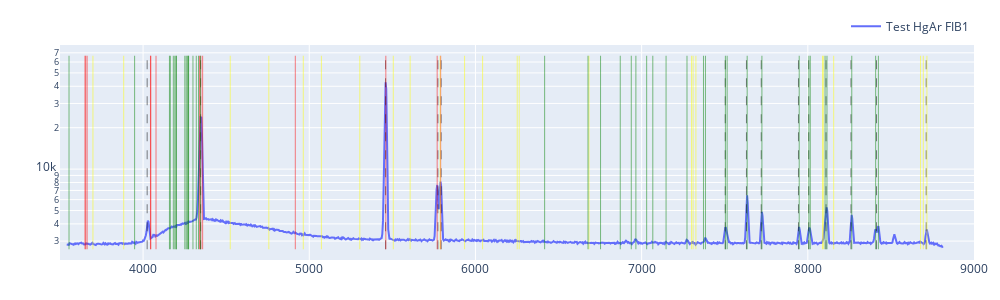

The notebook cell saved with this chart:
### Code cell
import numpy as np
import plotly.graph_objects as go

def to_native_float(a):
    a = np.asarray(a)

    if a.dtype.byteorder not in ("=", "|"):
        a = a.byteswap().view(a.dtype.newbyteorder("="))

    return np.ascontiguousarray(a, dtype=np.float64)

# Convert arrays for Plotly (native endian)
x = to_native_float(solx)
y1 = to_native_float(intellical_near_f1)
y2 = to_native_float(hg_f1)

fig = go.Figure()
# fig.add_trace(go.Scatter(x=x, y=y1, mode="lines", name="Intellical Hg FIB1"))
fig.add_trace(go.Scatter(x=x, y=y2, mode="lines", name="Test HgAr FIB1"))

peaks, _ = find_peaks(hg_f1, height=1000, width=(0, 15), prominence=500)
peaks = refine_peaks(hg_f1, peaks, window_width=5)

ymin = np.nanmin(y1[y1 > 0])
ymax = np.nanmax(y1)

for p in peaks:
    xp = float(x[int(p)])

    fig.add_trace(
        go.Scatter(
            x=[xp, xp],
            y=[ymin, ymax],
            mode="lines",
            line=dict(color="black", width=0.5, dash="dash"),
            hovertemplate=(
                "Peak<br>"
                f"pixel = {p:.2f}<br>"
                "λ = %{x:.2f}<br>"
                "<extra></extra>"
            ),
            showlegend=False
        )
    )

for line in newport_hgar["Wavelength (nm)"]:
    lam = float(line) * 10.0
    fig.add_trace(
        go.Scatter(
            x=[lam, lam],
            y=[ymin, ymax],
            mode="lines",
            line=dict(color="red", width=0.5),
            hovertemplate=(
                "Hg line<br>"
                "λ = %{x:.2f}<br>"
                "<extra></extra>"
            ),
            showlegend=False
        )
    )
for line in newport_hgar["Wavelength (nm)"]:
    lam = float(line) * 10.0 * 2
    fig.add_trace(
        go.Scatter(
            x=[lam, lam],
            y=[ymin, ymax],
            mode="lines",
            line=dict(color="yellow", width=0.5),
            hovertemplate=(
                "Hg 2rd line<br>"
                "λ = %{x:.2f}<br>"
                "<extra></extra>"
            ),
            showlegend=False
        )
    )
for line in newport_ar["Wavelength (nm)"]:
    lam = float(line) * 10.0
    fig.add_trace(
        go.Scatter(
            x=[lam, lam],
            y=[ymin, ymax],
            mode="lines",
            line=dict(color="green", width=0.5),
            hovertemplate=(
                "Ar line<br>"
                "λ = %{x:.2f}<br>"
                "<extra></extra>"
            ),
            showlegend=False
        )
    )

fig.update_layout(
    width=1000,
    height=300,
    yaxis_type="log",
    xaxis_range=[3500, 9000],
    margin=dict(l=60, r=20, t=40, b=40),
    legend=dict(orientation="h", y=1.02, x=1, xanchor="right", yanchor="bottom"),
)

fig.show()

### Figure 1 — Plotly figure (JSON) as saved in the notebook; plotly's stock layout.template omitted (floating-point values rounded to 4 significant figures; data arrays with more than 128 entries replaced by an {"elided": "..."} marker saying what was removed)
{"data": [{"mode": "lines", "name": "Test HgAr FIB1", "type": "scatter", "x": {"elided": "1340 float values"}, "y": {"elided": "1340 float values"}}, {"hovertemplate": "Peak<br>pixel = 117.98<br>λ = %{x:.2f}<br><extra></extra>", "line": {"color": "black", "dash": "dash", "width": 0.5}, "mode": "lines", "showlegend": false, "type": "scatter", "x": [4024.0, 4024.0], "y": [2617.0, 66660.0]}, {"hovertemplate": "Peak<br>pixel = 196.31<br>λ = %{x:.2f}<br><extra></extra>", "line": {"color": "black", "dash": "dash", "width": 0.5}, "mode": "lines", "showlegend": false, "type": "scatter", "x": [4346.0, 4346.0], "y": [2617.0, 66660.0]}, {"hovertemplate": "Peak<br>pixel = 475.19<br>λ = %{x:.2f}<br><extra></extra>", "line": {"color": "black", "dash": "dash", "width": 0.5}, "mode": "lines", "showlegend": false, "type": "scatter", "x": [5459.0, 5459.0], "y": [2617.0, 66660.0]}, {"hovertemplate": "Peak<br>pixel = 555.10<br>λ = %{x:.2f}<br><extra></extra>", "line": {"color": "black", "dash": "dash", "width": 0.5}, "mode": "lines", "showlegend": false, "type": "scatter", "x": [5774.0, 5774.0], "y": [2617.0, 66660.0]}, {"hovertemplate": "Peak<br>pixel = 560.20<br>λ = %{x:.2f}<br><extra></extra>", "line": {"color": "black", "dash": "dash", "width": 0.5}, "mode": "lines", "showlegend": false, "type": "scatter", "x": [5794.0, 5794.0], "y": [2617.0, 66660.0]}, {"hovertemplate": "Peak<br>pixel = 999.73<br>λ = %{x:.2f}<br><extra></extra>", "line": {"color": "black", "dash": "dash", "width": 0.5}, "mode": "lines", "showlegend": false, "type": "scatter", "x": [7503.0, 7503.0], "y": [2617.0, 66660.0]}, {"hovertemplate": "Peak<br>pixel = 1032.83<br>λ = %{x:.2f}<br><extra></extra>", "line": {"color": "black", "dash": "dash", "width": 0.5}, "mode": "lines", "showlegend": false, "type": "scatter", "x": [7631.0, 7631.0], "y": [2617.0, 66660.0]}, {"hovertemplate": "Peak<br>pixel = 1055.89<br>λ = %{x:.2f}<br><extra></extra>", "line": {"color": "black", "dash": "dash", "width": 0.5}, "mode": "lines", "showlegend": false, "type": "scatter", "x": [7720.0, 7720.0], "y": [2617.0, 66660.0]}, {"hovertemplate": "Peak<br>pixel = 1113.81<br>λ = %{x:.2f}<br><extra></extra>", "line": {"color": "black", "dash": "dash", "width": 0.5}, "mode": "lines", "showlegend": false, "type": "scatter", "x": [7944.0, 7944.0], "y": [2617.0, 66660.0]}, {"hovertemplate": "Peak<br>pixel = 1129.96<br>λ = %{x:.2f}<br><extra></extra>", "line": {"color": "black", "dash": "dash", "width": 0.5}, "mode": "lines", "showlegend": false, "type": "scatter", "x": [8005.0, 8005.0], "y": [2617.0, 66660.0]}, {"hovertemplate": "Peak<br>pixel = 1156.56<br>λ = %{x:.2f}<br><extra></extra>", "line": {"color": "black", "dash": "dash", "width": 0.5}, "mode": "lines", "showlegend": false, "type": "scatter", "x": [8110.0, 8110.0], "y": [2617.0, 66660.0]}, {"hovertemplate": "Peak<br>pixel = 1195.92<br>λ = %{x:.2f}<br><extra></extra>", "line": {"color": "black", "dash": "dash", "width": 0.5}, "mode": "lines", "showlegend": false, "type": "scatter", "x": [8260.0, 8260.0], "y": [2617.0, 66660.0]}, {"hovertemplate": "Peak<br>pixel = 1235.81<br>λ = %{x:.2f}<br><extra></extra>", "line": {"color": "black", "dash": "dash", "width": 0.5}, "mode": "lines", "showlegend": false, "type": "scatter", "x": [8413.0, 8413.0], "y": [2617.0, 66660.0]}, {"hovertemplate": "Peak<br>pixel = 1313.81<br>λ = %{x:.2f}<br><extra></extra>", "line": {"color": "black", "dash": "dash", "width": 0.5}, "mode": "lines", "showlegend": false, "type": "scatter", "x": [8712.0, 8712.0], "y": [2617.0, 66660.0]}, {"hovertemplate": "Hg line<br>λ = %{x:.2f}<br><extra></extra>", "line": {"color": "red", "width": 0.5}, "mode": "lines", "showlegend": false, "type": "scatter", "x": [1849.0, 1849.0], "y": [2617.0, 66660.0]}, {"hovertemplate": "Hg line<br>λ = %{x:.2f}<br><extra></extra>", "line": {"color": "red", "width": 0.5}, "mode": "lines", "showlegend": false, "type": "scatter", "x": [1942.0, 1942.0], "y": [2617.0, 66660.0]}, {"hovertemplate": "Hg line<br>λ = %{x:.2f}<br><extra></extra>", "line": {"color": "red", "width": 0.5}, "mode": "lines", "showlegend": false, "type": "scatter", "x": [2262.0, 2262.0], "y": [2617.0, 66660.0]}, {"hovertemplate": "Hg line<br>λ = %{x:.2f}<br><extra></extra>", "line": {"color": "red", "width": 0.5}, "mode": "lines", "showlegend": false, "type": "scatter", "x": [2378.0, 2378.0], "y": [2617.0, 66660.0]}, {"hovertemplate": "Hg line<br>λ = %{x:.2f}<br><extra></extra>", "line": {"color": "red", "width": 0.5}, "mode": "lines", "showlegend": false, "type": "scatter", "x": [2482, 2482], "y": [2617.0, 66660.0]}, {"hovertemplate": "Hg line<br>λ = %{x:.2f}<br><extra></extra>", "line": {"color": "red", "width": 0.5}, "mode": "lines", "showlegend": false, "type": "scatter", "x": [2536.0, 2536.0], "y": [2617.0, 66660.0]}, {"hovertemplate": "Hg line<br>λ = %{x:.2f}<br><extra></extra>", "line": {"color": "red", "width": 0.5}, "mode": "lines", "showlegend": false, "type": "scatter", "x": [2652, 2652], "y": [2617.0, 66660.0]}, {"hovertemplate": "Hg line<br>λ = %{x:.2f}<br><extra></extra>", "line": {"color": "red", "width": 0.5}, "mode": "lines", "showlegend": false, "type": "scatter", "x": [2753.0, 2753.0], "y": [2617.0, 66660.0]}, {"hovertemplate": "Hg line<br>λ = %{x:.2f}<br><extra></extra>", "line": {"color": "red", "width": 0.5}, "mode": "lines", "showlegend": false, "type": "scatter", "x": [2804.0, 2804.0], "y": [2617.0, 66660.0]}, {"hovertemplate": "Hg line<br>λ = %{x:.2f}<br><extra></extra>", "line": {"color": "red", "width": 0.5}, "mode": "lines", "showlegend": false, "type": "scatter", "x": [2894.0, 2894.0], "y": [2617.0, 66660.0]}, {"hovertemplate": "Hg line<br>λ = %{x:.2f}<br><extra></extra>", "line": {"color": "red", "width": 0.5}, "mode": "lines", "showlegend": false, "type": "scatter", "x": [2967.0, 2967.0], "y": [2617.0, 66660.0]}, {"hovertemplate": "Hg line<br>λ = %{x:.2f}<br><extra></extra>", "line": {"color": "red", "width": 0.5}, "mode": "lines", "showlegend": false, "type": "scatter", "x": [3022.0, 3022.0], "y": [2617.0, 66660.0]}, {"hovertemplate": "Hg line<br>λ = %{x:.2f}<br><extra></extra>", "line": {"color": "red", "width": 0.5}, "mode": "lines", "showlegend": false, "type": "scatter", "x": [3126.0, 3126.0], "y": [2617.0, 66660.0]}, {"hovertemplate": "Hg line<br>λ = %{x:.2f}<br><extra></extra>", "line": {"color": "red", "width": 0.5}, "mode": "lines", "showlegend": false, "type": "scatter", "x": [3132.0, 3132.0], "y": [2617.0, 66660.0]}, {"hovertemplate": "Hg line<br>λ = %{x:.2f}<br><extra></extra>", "line": {"color": "red", "width": 0.5}, "mode": "lines", "showlegend": false, "type": "scatter", "x": [3342.0, 3342.0], "y": [2617.0, 66660.0]}, {"hovertemplate": "Hg line<br>λ = %{x:.2f}<br><extra></extra>", "line": {"color": "red", "width": 0.5}, "mode": "lines", "showlegend": false, "type": "scatter", "x": [3650.0, 3650.0], "y": [2617.0, 66660.0]}, {"hovertemplate": "Hg line<br>λ = %{x:.2f}<br><extra></extra>", "line": {"color": "red", "width": 0.5}, "mode": "lines", "showlegend": false, "type": "scatter", "x": [3655.0, 3655.0], "y": [2617.0, 66660.0]}, {"hovertemplate": "Hg line<br>λ = %{x:.2f}<br><extra></extra>", "line": {"color": "red", "width": 0.5}, "mode": "lines", "showlegend": false, "type": "scatter", "x": [3663.0, 3663.0], "y": [2617.0, 66660.0]}, {"hovertemplate": "Hg line<br>λ = %{x:.2f}<br><extra></extra>", "line": {"color": "red", "width": 0.5}, "mode": "lines", "showlegend": false, "type": "scatter", "x": [4044.0, 4044.0], "y": [2617.0, 66660.0]}, {"hovertemplate": "Hg line<br>λ = %{x:.2f}<br><extra></extra>", "line": {"color": "red", "width": 0.5}, "mode": "lines", "showlegend": false, "type": "scatter", "x": [4047.0, 4047.0], "y": [2617.0, 66660.0]}, {"hovertemplate": "Hg line<br>λ = %{x:.2f}<br><extra></extra>", "line": {"color": "red", "width": 0.5}, "mode": "lines", "showlegend": false, "type": "scatter", "x": [4078.0, 4078.0], "y": [2617.0, 66660.0]}, {"hovertemplate": "Hg line<br>λ = %{x:.2f}<br><extra></extra>", "line": {"color": "red", "width": 0.5}, "mode": "lines", "showlegend": false, "type": "scatter", "x": [4339.0, 4339.0], "y": [2617.0, 66660.0]}, {"hovertemplate": "Hg line<br>λ = %{x:.2f}<br><extra></extra>", "line": {"color": "red", "width": 0.5}, "mode": "lines", "showlegend": false, "type": "scatter", "x": [4348.0, 4348.0], "y": [2617.0, 66660.0]}, {"hovertemplate": "Hg line<br>λ = %{x:.2f}<br><extra></extra>", "line": {"color": "red", "width": 0.5}, "mode": "lines", "showlegend": false, "type": "scatter", "x": [4358.0, 4358.0], "y": [2617.0, 66660.0]}, {"hovertemplate": "Hg line<br>λ = %{x:.2f}<br><extra></extra>", "line": {"color": "red", "width": 0.5}, "mode": "lines", "showlegend": false, "type": "scatter", "x": [4916, 4916], "y": [2617.0, 66660.0]}, {"hovertemplate": "Hg line<br>λ = %{x:.2f}<br><extra></extra>", "line": {"color": "red", "width": 0.5}, "mode": "lines", "showlegend": false, "type": "scatter", "x": [5461.0, 5461.0], "y": [2617.0, 66660.0]}, {"hovertemplate": "Hg line<br>λ = %{x:.2f}<br><extra></extra>", "line": {"color": "red", "width": 0.5}, "mode": "lines", "showlegend": false, "type": "scatter", "x": [5770.0, 5770.0], "y": [2617.0, 66660.0]}, {"hovertemplate": "Hg line<br>λ = %{x:.2f}<br><extra></extra>", "line": {"color": "red", "width": 0.5}, "mode": "lines", "showlegend": false, "type": "scatter", "x": [5791.0, 5791.0], "y": [2617.0, 66660.0]}, {"hovertemplate": "Hg 2rd line<br>λ = %{x:.2f}<br><extra></extra>", "line": {"color": "yellow", "width": 0.5}, "mode": "lines", "showlegend": false, "type": "scatter", "x": [3698.0, 3698.0], "y": [2617.0, 66660.0]}, {"hovertemplate": "Hg 2rd line<br>λ = %{x:.2f}<br><extra></extra>", "line": {"color": "yellow", "width": 0.5}, "mode": "lines", "showlegend": false, "type": "scatter", "x": [3883.0, 3883.0], "y": [2617.0, 66660.0]}, {"hovertemplate": "Hg 2rd line<br>λ = %{x:.2f}<br><extra></extra>", "line": {"color": "yellow", "width": 0.5}, "mode": "lines", "showlegend": false, "type": "scatter", "x": [4524.0, 4524.0], "y": [2617.0, 66660.0]}, {"hovertemplate": "Hg 2rd line<br>λ = %{x:.2f}<br><extra></extra>", "line": {"color": "yellow", "width": 0.5}, "mode": "lines", "showlegend": false, "type": "scatter", "x": [4757.0, 4757.0], "y": [2617.0, 66660.0]}, {"hovertemplate": "Hg 2rd line<br>λ = %{x:.2f}<br><extra></extra>", "line": {"color": "yellow", "width": 0.5}, "mode": "lines", "showlegend": false, "type": "scatter", "x": [4964, 4964], "y": [2617.0, 66660.0]}, {"hovertemplate": "Hg 2rd line<br>λ = %{x:.2f}<br><extra></extra>", "line": {"color": "yellow", "width": 0.5}, "mode": "lines", "showlegend": false, "type": "scatter", "x": [5073, 5073], "y": [2617.0, 66660.0]}, {"hovertemplate": "Hg 2rd line<br>λ = %{x:.2f}<br><extra></extra>", "line": {"color": "yellow", "width": 0.5}, "mode": "lines", "showlegend": false, "type": "scatter", "x": [5304, 5304], "y": [2617.0, 66660.0]}, {"hovertemplate": "Hg 2rd line<br>λ = %{x:.2f}<br><extra></extra>", "line": {"color": "yellow", "width": 0.5}, "mode": "lines", "showlegend": false, "type": "scatter", "x": [5506.0, 5506.0], "y": [2617.0, 66660.0]}, {"hovertemplate": "Hg 2rd line<br>λ = %{x:.2f}<br><extra></extra>", "line": {"color": "yellow", "width": 0.5}, "mode": "lines", "showlegend": false, "type": "scatter", "x": [5607, 5607], "y": [2617.0, 66660.0]}, {"hovertemplate": "Hg 2rd line<br>λ = %{x:.2f}<br><extra></extra>", "line": {"color": "yellow", "width": 0.5}, "mode": "lines", "showlegend": false, "type": "scatter", "x": [5787.0, 5787.0], "y": [2617.0, 66660.0]}, {"hovertemplate": "Hg 2rd line<br>λ = %{x:.2f}<br><extra></extra>", "line": {"color": "yellow", "width": 0.5}, "mode": "lines", "showlegend": false, "type": "scatter", "x": [5935.0, 5935.0], "y": [2617.0, 66660.0]}, {"hovertemplate": "Hg 2rd line<br>λ = %{x:.2f}<br><extra></extra>", "line": {"color": "yellow", "width": 0.5}, "mode": "lines", "showlegend": false, "type": "scatter", "x": [6043, 6043], "y": [2617.0, 66660.0]}, {"hovertemplate": "Hg 2rd line<br>λ = %{x:.2f}<br><extra></extra>", "line": {"color": "yellow", "width": 0.5}, "mode": "lines", "showlegend": false, "type": "scatter", "x": [6251.0, 6251.0], "y": [2617.0, 66660.0]}, {"hovertemplate": "Hg 2rd line<br>λ = %{x:.2f}<br><extra></extra>", "line": {"color": "yellow", "width": 0.5}, "mode": "lines", "showlegend": false, "type": "scatter", "x": [6263.0, 6263.0], "y": [2617.0, 66660.0]}, {"hovertemplate": "Hg 2rd line<br>λ = %{x:.2f}<br><extra></extra>", "line": {"color": "yellow", "width": 0.5}, "mode": "lines", "showlegend": false, "type": "scatter", "x": [6683, 6683], "y": [2617.0, 66660.0]}, {"hovertemplate": "Hg 2rd line<br>λ = %{x:.2f}<br><extra></extra>", "line": {"color": "yellow", "width": 0.5}, "mode": "lines", "showlegend": false, "type": "scatter", "x": [7300.0, 7300.0], "y": [2617.0, 66660.0]}, {"hovertemplate": "Hg 2rd line<br>λ = %{x:.2f}<br><extra></extra>", "line": {"color": "yellow", "width": 0.5}, "mode": "lines", "showlegend": false, "type": "scatter", "x": [7310.0, 7310.0], "y": [2617.0, 66660.0]}, {"hovertemplate": "Hg 2rd line<br>λ = %{x:.2f}<br><extra></extra>", "line": {"color": "yellow", "width": 0.5}, "mode": "lines", "showlegend": false, "type": "scatter", "x": [7327.0, 7327.0], "y": [2617.0, 66660.0]}, {"hovertemplate": "Hg 2rd line<br>λ = %{x:.2f}<br><extra></extra>", "line": {"color": "yellow", "width": 0.5}, "mode": "lines", "showlegend": false, "type": "scatter", "x": [8089.0, 8089.0], "y": [2617.0, 66660.0]}, {"hovertemplate": "Hg 2rd line<br>λ = %{x:.2f}<br><extra></extra>", "line": {"color": "yellow", "width": 0.5}, "mode": "lines", "showlegend": false, "type": "scatter", "x": [8093.0, 8093.0], "y": [2617.0, 66660.0]}, {"hovertemplate": "Hg 2rd line<br>λ = %{x:.2f}<br><extra></extra>", "line": {"color": "yellow", "width": 0.5}, "mode": "lines", "showlegend": false, "type": "scatter", "x": [8156.0, 8156.0], "y": [2617.0, 66660.0]}, {"hovertemplate": "Hg 2rd line<br>λ = %{x:.2f}<br><extra></extra>", "line": {"color": "yellow", "width": 0.5}, "mode": "lines", "showlegend": false, "type": "scatter", "x": [8678.0, 8678.0], "y": [2617.0, 66660.0]}, {"hovertemplate": "Hg 2rd line<br>λ = %{x:.2f}<br><extra></extra>", "line": {"color": "yellow", "width": 0.5}, "mode": "lines", "showlegend": false, "type": "scatter", "x": [8695, 8695], "y": [2617.0, 66660.0]}, {"hovertemplate": "Hg 2rd line<br>λ = %{x:.2f}<br><extra></extra>", "line": {"color": "yellow", "width": 0.5}, "mode": "lines", "showlegend": false, "type": "scatter", "x": [8717.0, 8717.0], "y": [2617.0, 66660.0]}, {"hovertemplate": "Hg 2rd line<br>λ = %{x:.2f}<br><extra></extra>", "line": {"color": "yellow", "width": 0.5}, "mode": "lines", "showlegend": false, "type": "scatter", "x": [9832, 9832], "y": [2617.0, 66660.0]}, {"hovertemplate": "Hg 2rd line<br>λ = %{x:.2f}<br><extra></extra>", "line": {"color": "yellow", "width": 0.5}, "mode": "lines", "showlegend": false, "type": "scatter", "x": [10920.0, 10920.0], "y": [2617.0, 66660.0]}, {"hovertemplate": "Hg 2rd line<br>λ = %{x:.2f}<br><extra></extra>", "line": {"color": "yellow", "width": 0.5}, "mode": "lines", "showlegend": false, "type": "scatter", "x": [11540.0, 11540.0], "y": [2617.0, 66660.0]}, {"hovertemplate": "Hg 2rd line<br>λ = %{x:.2f}<br><extra></extra>", "line": {"color": "yellow", "width": 0.5}, "mode": "lines", "showlegend": false, "type": "scatter", "x": [11580.0, 11580.0], "y": [2617.0, 66660.0]}, {"hovertemplate": "Ar line<br>λ = %{x:.2f}<br><extra></extra>", "line": {"color": "green", "width": 0.5}, "mode": "lines", "showlegend": false, "type": "scatter", "x": [3554.0, 3554.0], "y": [2617.0, 66660.0]}, {"hovertemplate": "Ar line<br>λ = %{x:.2f}<br><extra></extra>", "line": {"color": "green", "width": 0.5}, "mode": "lines", "showlegend": false, "type": "scatter", "x": [3949, 3949], "y": [2617.0, 66660.0]}, {"hovertemplate": "Ar line<br>λ = %{x:.2f}<br><extra></extra>", "line": {"color": "green", "width": 0.5}, "mode": "lines", "showlegend": false, "type": "scatter", "x": [4159.0, 4159.0], "y": [2617.0, 66660.0]}, {"hovertemplate": "Ar line<br>λ = %{x:.2f}<br><extra></extra>", "line": {"color": "green", "width": 0.5}, "mode": "lines", "showlegend": false, "type": "scatter", "x": [4164, 4164], "y": [2617.0, 66660.0]}, {"hovertemplate": "Ar line<br>λ = %{x:.2f}<br><extra></extra>", "line": {"color": "green", "width": 0.5}, "mode": "lines", "showlegend": false, "type": "scatter", "x": [4182.0, 4182.0], "y": [2617.0, 66660.0]}, {"hovertemplate": "Ar line<br>λ = %{x:.2f}<br><extra></extra>", "line": {"color": "green", "width": 0.5}, "mode": "lines", "showlegend": false, "type": "scatter", "x": [4191, 4191], "y": [2617.0, 66660.0]}, {"hovertemplate": "Ar line<br>λ = %{x:.2f}<br><extra></extra>", "line": {"color": "green", "width": 0.5}, "mode": "lines", "showlegend": false, "type": "scatter", "x": [4198, 4198], "y": [2617.0, 66660.0]}, {"hovertemplate": "Ar line<br>λ = %{x:.2f}<br><extra></extra>", "line": {"color": "green", "width": 0.5}, "mode": "lines", "showlegend": false, "type": "scatter", "x": [4201.0, 4201.0], "y": [2617.0, 66660.0]}, {"hovertemplate": "Ar line<br>λ = %{x:.2f}<br><extra></extra>", "line": {"color": "green", "width": 0.5}, "mode": "lines", "showlegend": false, "type": "scatter", "x": [4251.0, 4251.0], "y": [2617.0, 66660.0]}, {"hovertemplate": "Ar line<br>λ = %{x:.2f}<br><extra></extra>", "line": {"color": "green", "width": 0.5}, "mode": "lines", "showlegend": false, "type": "scatter", "x": [4259.0, 4259.0], "y": [2617.0, 66660.0]}, {"hovertemplate": "Ar line<br>λ = %{x:.2f}<br><extra></extra>", "line": {"color": "green", "width": 0.5}, "mode": "lines", "showlegend": false, "type": "scatter", "x": [4266.0, 4266.0], "y": [2617.0, 66660.0]}, {"hovertemplate": "Ar line<br>λ = %{x:.2f}<br><extra></extra>", "line": {"color": "green", "width": 0.5}, "mode": "lines", "showlegend": false, "type": "scatter", "x": [4272.0, 4272.0], "y": [2617.0, 66660.0]}, {"hovertemplate": "Ar line<br>λ = %{x:.2f}<br><extra></extra>", "line": {"color": "green", "width": 0.5}, "mode": "lines", "showlegend": false, "type": "scatter", "x": [4274, 4274], "y": [2617.0, 66660.0]}, {"hovertemplate": "Ar line<br>λ = %{x:.2f}<br><extra></extra>", "line": {"color": "green", "width": 0.5}, "mode": "lines", "showlegend": false, "type": "scatter", "x": [4300.0, 4300.0], "y": [2617.0, 66660.0]}, {"hovertemplate": "Ar line<br>λ = %{x:.2f}<br><extra></extra>", "line": {"color": "green", "width": 0.5}, "mode": "lines", "showlegend": false, "type": "scatter", "x": [4320, 4320], "y": [2617.0, 66660.0]}, {"hovertemplate": "Ar line<br>λ = %{x:.2f}<br><extra></extra>", "line": {"color": "green", "width": 0.5}, "mode": "lines", "showlegend": false, "type": "scatter", "x": [4334.0, 4334.0], "y": [2617.0, 66660.0]}, {"hovertemplate": "Ar line<br>λ = %{x:.2f}<br><extra></extra>", "line": {"color": "green", "width": 0.5}, "mode": "lines", "showlegend": false, "type": "scatter", "x": [4345.0, 4345.0], "y": [2617.0, 66660.0]}, {"hovertemplate": "Ar line<br>λ = %{x:.2f}<br><extra></extra>", "line": {"color": "green", "width": 0.5}, "mode": "lines", "showlegend": false, "type": "scatter", "x": [6416.0, 6416.0], "y": [2617.0, 66660.0]}, {"hovertemplate": "Ar line<br>λ = %{x:.2f}<br><extra></extra>", "line": {"color": "green", "width": 0.5}, "mode": "lines", "showlegend": false, "type": "scatter", "x": [6677.0, 6677.0], "y": [2617.0, 66660.0]}, {"hovertemplate": "Ar line<br>λ = %{x:.2f}<br><extra></extra>", "line": {"color": "green", "width": 0.5}, "mode": "lines", "showlegend": false, "type": "scatter", "x": [6753.0, 6753.0], "y": [2617.0, 66660.0]}, {"hovertemplate": "Ar line<br>λ = %{x:.2f}<br><extra></extra>", "line": {"color": "green", "width": 0.5}, "mode": "lines", "showlegend": false, "type": "scatter", "x": [6871.0, 6871.0], "y": [2617.0, 66660.0]}, {"hovertemplate": "Ar line<br>λ = %{x:.2f}<br><extra></extra>", "line": {"color": "green", "width": 0.5}, "mode": "lines", "showlegend": false, "type": "scatter", "x": [6938.0, 6938.0], "y": [2617.0, 66660.0]}, {"hovertemplate": "Ar line<br>λ = %{x:.2f}<br><extra></extra>", "line": {"color": "green", "width": 0.5}, "mode": "lines", "showlegend": false, "type": "scatter", "x": [6965.0, 6965.0], "y": [2617.0, 66660.0]}, {"hovertemplate": "Ar line<br>λ = %{x:.2f}<br><extra></extra>", "line": {"color": "green", "width": 0.5}, "mode": "lines", "showlegend": false, "type": "scatter", "x": [7030.0, 7030.0], "y": [2617.0, 66660.0]}, {"hovertemplate": "Ar line<br>λ = %{x:.2f}<br><extra></extra>", "line": {"color": "green", "width": 0.5}, "mode": "lines", "showlegend": false, "type": "scatter", "x": [7067.0, 7067.0], "y": [2617.0, 66660.0]}, {"hovertemplate": "Ar line<br>λ = %{x:.2f}<br><extra></extra>", "line": {"color": "green", "width": 0.5}, "mode": "lines", "showlegend": false, "type": "scatter", "x": [7147, 7147], "y": [2617.0, 66660.0]}, {"hovertemplate": "Ar line<br>λ = %{x:.2f}<br><extra></extra>", "line": {"color": "green", "width": 0.5}, "mode": "lines", "showlegend": false, "type": "scatter", "x": [7273.0, 7273.0], "y": [2617.0, 66660.0]}, {"hovertemplate": "Ar line<br>λ = %{x:.2f}<br><extra></extra>", "line": {"color": "green", "width": 0.5}, "mode": "lines", "showlegend": false, "type": "scatter", "x": [7372.0, 7372.0], "y": [2617.0, 66660.0]}, {"hovertemplate": "Ar line<br>λ = %{x:.2f}<br><extra></extra>", "line": {"color": "green", "width": 0.5}, "mode": "lines", "showlegend": false, "type": "scatter", "x": [7384, 7384], "y": [2617.0, 66660.0]}, {"hovertemplate": "Ar line<br>λ = %{x:.2f}<br><extra></extra>", "line": {"color": "green", "width": 0.5}, "mode": "lines", "showlegend": false, "type": "scatter", "x": [7504.0, 7504.0], "y": [2617.0, 66660.0]}, {"hovertemplate": "Ar line<br>λ = %{x:.2f}<br><extra></extra>", "line": {"color": "green", "width": 0.5}, "mode": "lines", "showlegend": false, "type": "scatter", "x": [7515.0, 7515.0], "y": [2617.0, 66660.0]}, {"hovertemplate": "Ar line<br>λ = %{x:.2f}<br><extra></extra>", "line": {"color": "green", "width": 0.5}, "mode": "lines", "showlegend": false, "type": "scatter", "x": [7635.0, 7635.0], "y": [2617.0, 66660.0]}, {"hovertemplate": "Ar line<br>λ = %{x:.2f}<br><extra></extra>", "line": {"color": "green", "width": 0.5}, "mode": "lines", "showlegend": false, "type": "scatter", "x": [7724.0, 7724.0], "y": [2617.0, 66660.0]}, {"hovertemplate": "Ar line<br>λ = %{x:.2f}<br><extra></extra>", "line": {"color": "green", "width": 0.5}, "mode": "lines", "showlegend": false, "type": "scatter", "x": [7948.0, 7948.0], "y": [2617.0, 66660.0]}, {"hovertemplate": "Ar line<br>λ = %{x:.2f}<br><extra></extra>", "line": {"color": "green", "width": 0.5}, "mode": "lines", "showlegend": false, "type": "scatter", "x": [8006.0, 8006.0], "y": [2617.0, 66660.0]}, {"hovertemplate": "Ar line<br>λ = %{x:.2f}<br><extra></extra>", "line": {"color": "green", "width": 0.5}, "mode": "lines", "showlegend": false, "type": "scatter", "x": [8015.0, 8015.0], "y": [2617.0, 66660.0]}, {"hovertemplate": "Ar line<br>λ = %{x:.2f}<br><extra></extra>", "line": {"color": "green", "width": 0.5}, "mode": "lines", "showlegend": false, "type": "scatter", "x": [8104.0, 8104.0], "y": [2617.0, 66660.0]}, {"hovertemplate": "Ar line<br>λ = %{x:.2f}<br><extra></extra>", "line": {"color": "green", "width": 0.5}, "mode": "lines", "showlegend": false, "type": "scatter", "x": [8115.0, 8115.0], "y": [2617.0, 66660.0]}, {"hovertemplate": "Ar line<br>λ = %{x:.2f}<br><extra></extra>", "line": {"color": "green", "width": 0.5}, "mode": "lines", "showlegend": false, "type": "scatter", "x": [8264.0, 8264.0], "y": [2617.0, 66660.0]}, {"hovertemplate": "Ar line<br>λ = %{x:.2f}<br><extra></extra>", "line": {"color": "green", "width": 0.5}, "mode": "lines", "showlegend": false, "type": "scatter", "x": [8408.0, 8408.0], "y": [2617.0, 66660.0]}, {"hovertemplate": "Ar line<br>λ = %{x:.2f}<br><extra></extra>", "line": {"color": "green", "width": 0.5}, "mode": "lines", "showlegend": false, "type": "scatter", "x": [8425.0, 8425.0], "y": [2617.0, 66660.0]}], "layout": {"height": 300, "legend": {"orientation": "h", "x": 1, "xanchor": "right", "y": 1.02, "yanchor": "bottom"}, "margin": {"b": 40, "l": 60, "r": 20, "t": 40}, "width": 1000, "xaxis": {"range": [3500, 9000]}, "yaxis": {"type": "log"}}}
